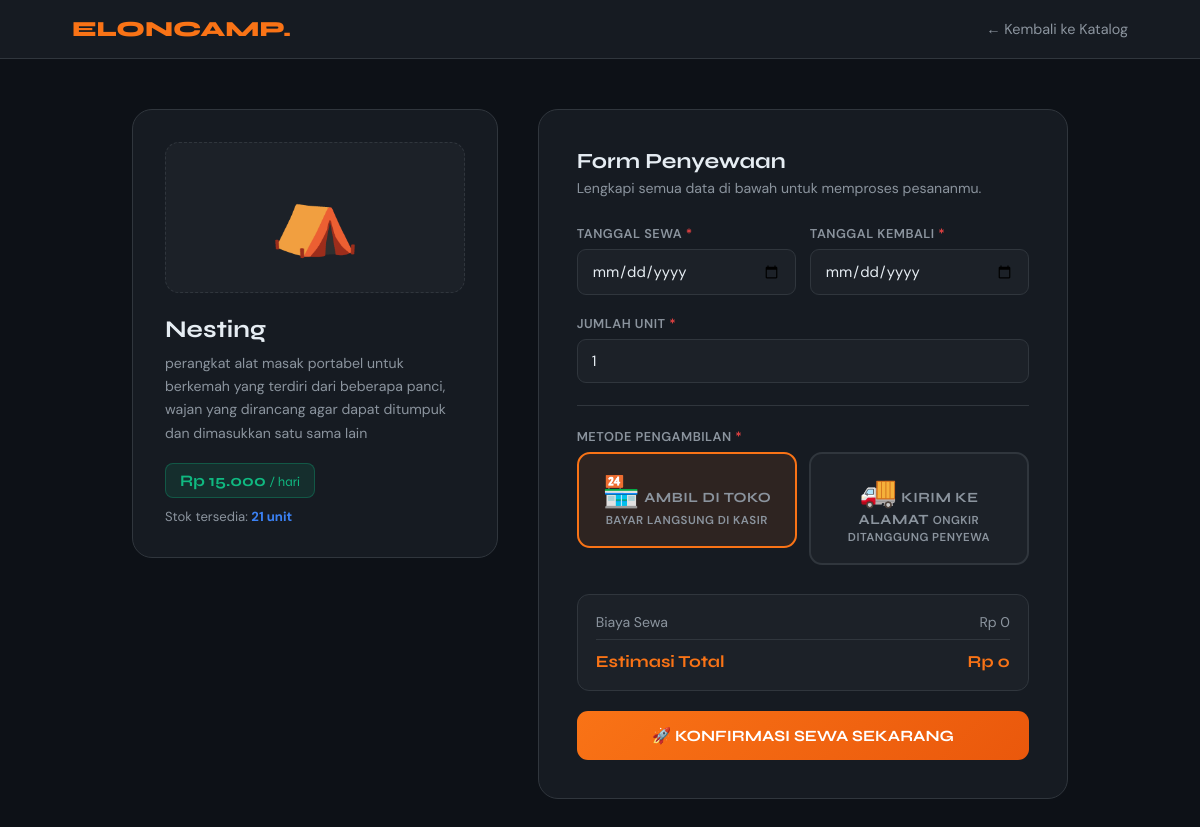
/sewa.php?id=10 (signed in), run on the app's committed database.
### tables this page shows
CREATE TABLE `produk` (
  `id_produk` int(11) NOT NULL,
  `nama_alat` varchar(100) DEFAULT NULL,
  `kategori` varchar(50) DEFAULT NULL,
  `harga_sewa` int(11) DEFAULT NULL,
  `deskripsi` text DEFAULT NULL,
  `stok` int(11) DEFAULT NULL,
  `foto` varchar(255) DEFAULT NULL,
  `gambar` varchar(255) DEFAULT NULL
);

### config/database.php (called while the page is built, shortened)
<?php
function formatRupiah($angka) {
    return 'Rp ' . number_format($angka, 0, ',', '.');
}
?>

### sewa.php (the view, shortened to what this page needs)
<?php
include 'config/database.php';
$id_produk = mysqli_real_escape_string($conn, $_GET['id']);
$result    = mysqli_query($conn, "SELECT * FROM produk WHERE id_produk = '$id_produk'");
$produk    = mysqli_fetch_assoc($result);
$step = 'form';
$id_trx            = null;
?>
<!DOCTYPE html>
<html lang="id">
<head>
</head>
<body>
<nav>
    <a href="/ElonCamp/index.php" class="logo">ELONCAMP.</a>
    <a href="/ElonCamp/index.php" class="back-link">← Kembali ke Katalog</a>
</nav>
<?php  if ($step === 'sukses_ambil'): ?>
<div class="wrap"><div class="sukses-wrap">
    <div class="s-icon green">🏕️</div>
    <h2 class="green">Pesanan Berhasil!</h2>
    <p>Permintaan sewa <strong><?= htmlspecialchars($produk['nama_alat']); ?></strong> sudah diterima dan menunggu konfirmasi admin.</p>
    <div class="info-steps">
        <h4>📋 Langkah Selanjutnya</h4>
        <div class="stp"><span class="stp-dot done">✓</span><span>Pesanan berhasil dibuat di sistem.</span></div>
        <div class="stp"><span class="stp-dot">1</span><span>Datang ke toko <strong>ElonCamp</strong> sesuai tanggal sewa yang dipilih.</span></div>
        <div class="stp"><span class="stp-dot">2</span><span>Bawa <strong>KTP / Kartu Identitas asli</strong> untuk verifikasi di kasir.</span></div>
        <div class="stp"><span class="stp-dot">3</span><span>Bayar sesuai total di kasir & ambil perlengkapan campingmu.</span></div>
        <div class="stp"><span class="stp-dot">4</span><span>Kembalikan alat tepat waktu agar tidak kena denda keterlambatan.</span></div>
    </div>
    <p style="font-size:.83rem;">📍 <strong>Alamat Toko:</strong> Jl. Petualang Sejati No. 17, Manado</p>
    <p style="font-size:.83rem; margin-top:5px;">📞 <strong>WA Admin:</strong> 0812-XXXX-XXXX</p>
    <br>
    <a href="riwayat.php?pesan=sukses_sewa" class="btn-riwayat">Lihat Riwayat Sewa →</a>
</div></div>
<?php  else: ?>
<div class="wrap">
<div class="two-col">
    <div class="prod-card">
        <div class="prod-emoji">⛺</div>
        <h2><?= htmlspecialchars($produk['nama_alat']); ?></h2>
        <p class="desc"><?= htmlspecialchars($produk['deskripsi']); ?></p>
        <span class="price-badge"><?= formatRupiah($produk['harga_sewa']); ?> <span style="font-weight:400;font-size:.82rem;">/ hari</span></span>
        <p class="stok-note">Stok tersedia: <strong><?= $produk['stok']; ?> unit</strong></p>
    </div>
    <div class="form-card">
        <h3>Form Penyewaan</h3>
        <p class="subtitle">Lengkapi semua data di bawah untuk memproses pesananmu.</p>
        <form method="POST" enctype="multipart/form-data" id="formSewa">
            <div class="row2">
                <div class="fg">
                    <label>Tanggal Sewa <span class="req">*</span></label>
                    <input type="date" name="tgl_sewa" id="tgl_sewa" required min="<?= date('Y-m-d'); ?>"
                           value="<?= htmlspecialchars($_POST['tgl_sewa'] ?? ''); ?>">
                </div>
                <div class="fg">
                    <label>Tanggal Kembali <span class="req">*</span></label>
                    <input type="date" name="tgl_kembali" id="tgl_kembali" required
                           min="<?= date('Y-m-d', strtotime('+1 day')); ?>"
                           value="<?= htmlspecialchars($_POST['tgl_kembali'] ?? ''); ?>">
                </div>
            </div>
            <div class="fg">
                <label>Jumlah Unit <span class="req">*</span></label>
                <input type="number" name="jumlah" id="jumlah"
                       value="<?= (int)($_POST['jumlah'] ?? 1); ?>"
                       min="1" max="<?= $produk['stok']; ?>" required>
            </div>
            <hr class="div">
            <div class="fg">
                <label>Metode Pengambilan <span class="req">*</span></label>
                <div class="metode-grid">
                    <div class="m-opt">
                        <label class="m-lbl" for="opt-ambil">
                            <span class="mi">🏪</span>
                            <span class="mn">Ambil di Toko</span>
                            <span class="ms">Bayar langsung di kasir</span>
                        </label>
                    </div>
                    <div class="m-opt">
                        <label class="m-lbl" for="opt-kirim">
                            <span class="mi">🚚</span>
                            <span class="mn">Kirim ke Alamat</span>
                            <span class="ms">Ongkir ditanggung penyewa</span>
                        </label>
                    </div>
                </div>
            </div>
            <div class="total-box">
                <div class="tr-item"><span>Biaya Sewa</span><span id="rowSewa">Rp 0</span></div>
                <div class="tr-item grand"><span>Estimasi Total</span><span id="grandTotal">Rp 0</span></div>
            </div>
            <button type="submit" class="btn-submit" id="btnSubmit">
            </button>
        </form>
    </div>
</div>
</div>
<?php endif; ?>
</body>
</html>

### sewa.php (style rules this page uses)
*, *::before, *::after { margin:0; padding:0; box-sizing:border-box; }
:root { --bg:#0d1117; --surf:#161b22; --surf2:#1c2128; --border:#30363d; --text:#e6edf3; --muted:#8b949e; --accent:#f97316; --accent2:#ea580c; --green:#10b981; --red:#ef4444; --blue:#3b82f6; }
body { font-family:'DM Sans',sans-serif; background:var(--bg); color:var(--text); min-height:100vh; }
nav { background:var(--surf); border-bottom:1px solid var(--border); padding:16px 6%; display:flex; justify-content:space-between; align-items:center; position:sticky; top:0; z-index:99; }
.logo { font-family:'Syne',sans-serif; font-weight:800; font-size:1.35rem; color:var(--accent); text-decoration:none; }
.back-link { color:var(--muted); text-decoration:none; font-size:.9rem; transition:color .2s; }
.wrap { max-width:1080px; margin:0 auto; padding:50px 6%; }
.two-col { display:grid; grid-template-columns:1fr 1.45fr; gap:40px; align-items:start; }
.prod-card { background:var(--surf); border:1px solid var(--border); border-radius:20px; padding:32px; position:sticky; top:80px; }
.prod-emoji { font-size:4.5rem; text-align:center; background:var(--surf2); border-radius:14px; padding:28px; margin-bottom:22px; border:1px dashed var(--border); }
.prod-card h2 { font-family:'Syne',sans-serif; font-size:1.5rem; margin-bottom:8px; }
.prod-card .desc { color:var(--muted); font-size:.88rem; line-height:1.65; margin-bottom:18px; }
.price-badge { display:inline-block; background:rgba(16,185,129,.12); border:1px solid rgba(16,185,129,.3); color:var(--green); padding:7px 14px; border-radius:8px; font-weight:700; font-family:'Syne',sans-serif; }
.stok-note { margin-top:10px; font-size:.82rem; color:var(--muted); }
.stok-note strong { color:var(--blue); }
.form-card { background:var(--surf); border:1px solid var(--border); border-radius:20px; padding:38px; }
.form-card h3 { font-family:'Syne',sans-serif; font-size:1.35rem; margin-bottom:5px; }
.form-card .subtitle { color:var(--muted); font-size:.88rem; margin-bottom:28px; }
hr.div { border:none; border-top:1px solid var(--border); margin:22px 0; }
.fg { margin-bottom:20px; }
.fg label { display:block; font-size:.8rem; font-weight:600; color:var(--muted); text-transform:uppercase; letter-spacing:.5px; margin-bottom:7px; }
.fg label .req { color:var(--red); }
.fg input[type=text], .fg input[type=number], .fg input[type=date], .fg textarea { width:100%; padding:11px 14px; background:var(--surf2); border:1px solid var(--border); border-radius:9px; color:var(--text); font-family:'DM Sans',sans-serif; font-size:.93rem; transition:border-color .2s,box-shadow .2s; outline:none; }
.row2 { display:grid; grid-template-columns:1fr 1fr; gap:14px; }
.metode-grid { display:grid; grid-template-columns:1fr 1fr; gap:12px; margin-bottom:22px; }
.m-opt { position:relative; }
.m-lbl { display:flex; flex-direction:column; align-items:center; gap:7px; padding:18px 12px; border:2px solid var(--border); border-radius:13px; cursor:pointer; text-align:center; background:var(--surf2); transition:all .2s; }
.m-lbl .mi { font-size:1.9rem; }
.m-lbl .mn { font-weight:700; font-size:.88rem; font-family:'Syne',sans-serif; }
.m-lbl .ms { font-size:.72rem; color:var(--muted); }
.m-opt input:checked + .m-lbl { border-color:var(--accent); background:rgba(249,115,22,.1); }
.total-box { background:var(--surf2); border:1px solid var(--border); border-radius:12px; padding:18px; margin-bottom:20px; }
.tr-item { display:flex; justify-content:space-between; font-size:.88rem; color:var(--muted); margin-bottom:7px; }
.tr-item.grand { font-family:'Syne',sans-serif; font-size:1.05rem; font-weight:700; color:var(--accent); border-top:1px solid var(--border); padding-top:11px; margin-top:8px; margin-bottom:0; }
.btn-submit { width:100%; padding:15px; background:linear-gradient(135deg,var(--accent),var(--accent2)); color:white; border:none; border-radius:11px; font-family:'Syne',sans-serif; font-size:.98rem; font-weight:700; cursor:pointer; transition:opacity .2s,transform .15s; }

### data on the page
produk: nama_alat "Nesting", deskripsi "perangkat alat masak portabel untuk berkemah yang terdiri dari beberapa panci, wajan yang dirancang agar dapat ditumpuk dan dimasukkan satu sama lain", harga_sewa "Rp 15.000", stok "21"
